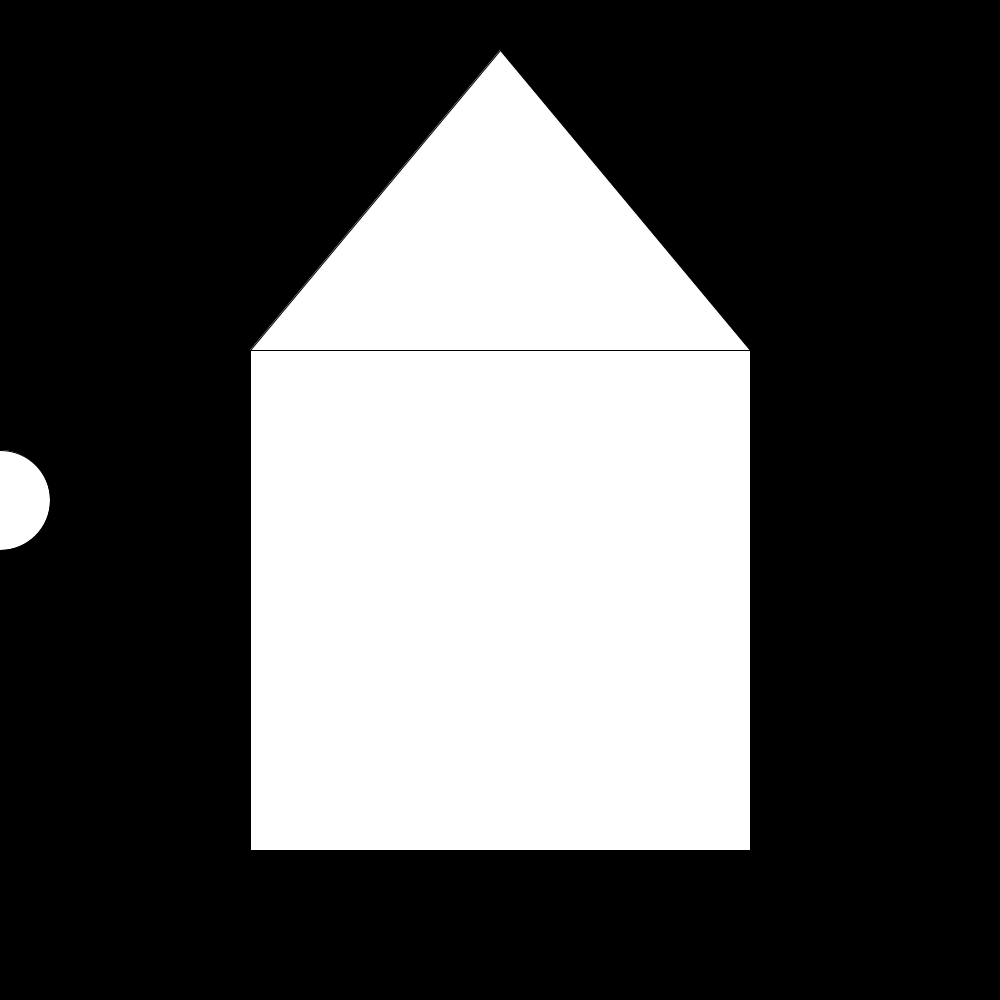
Frame 1 (no input)
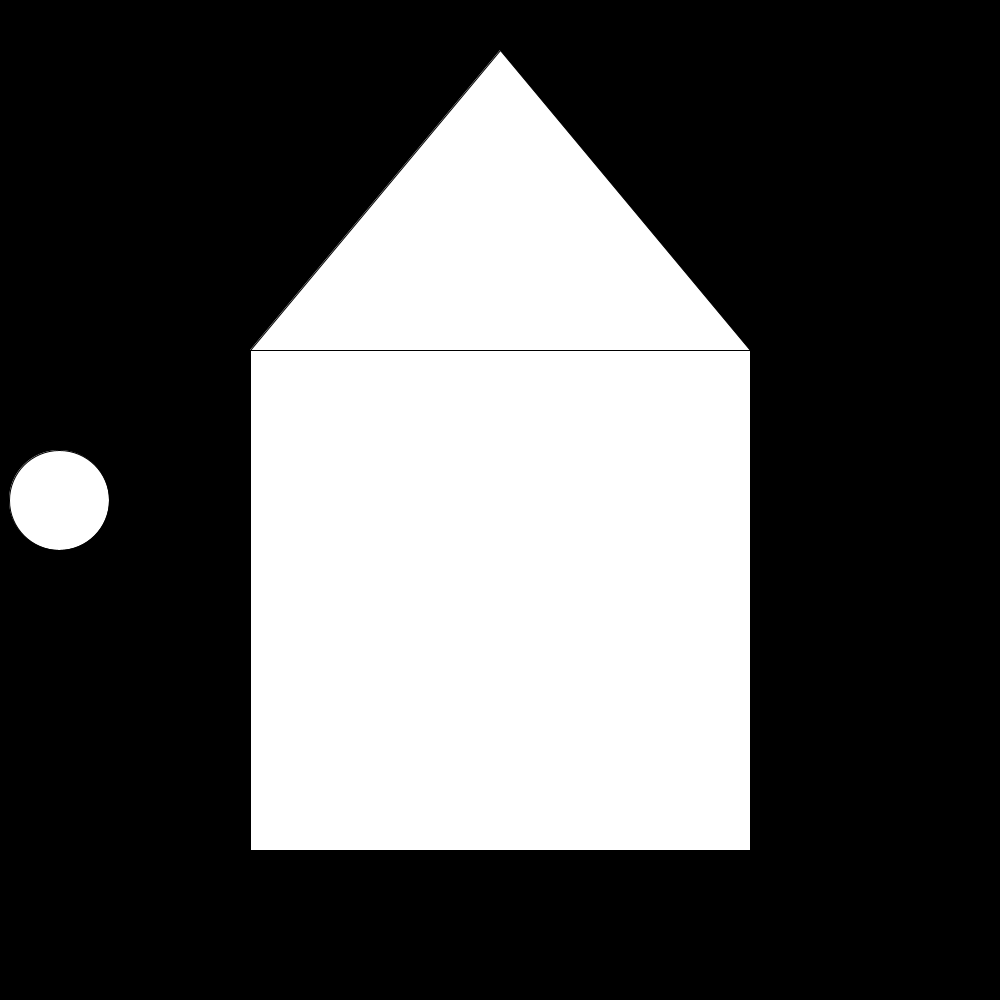
Frame 60 (the mouse pressed at the canvas centre just before this capture)
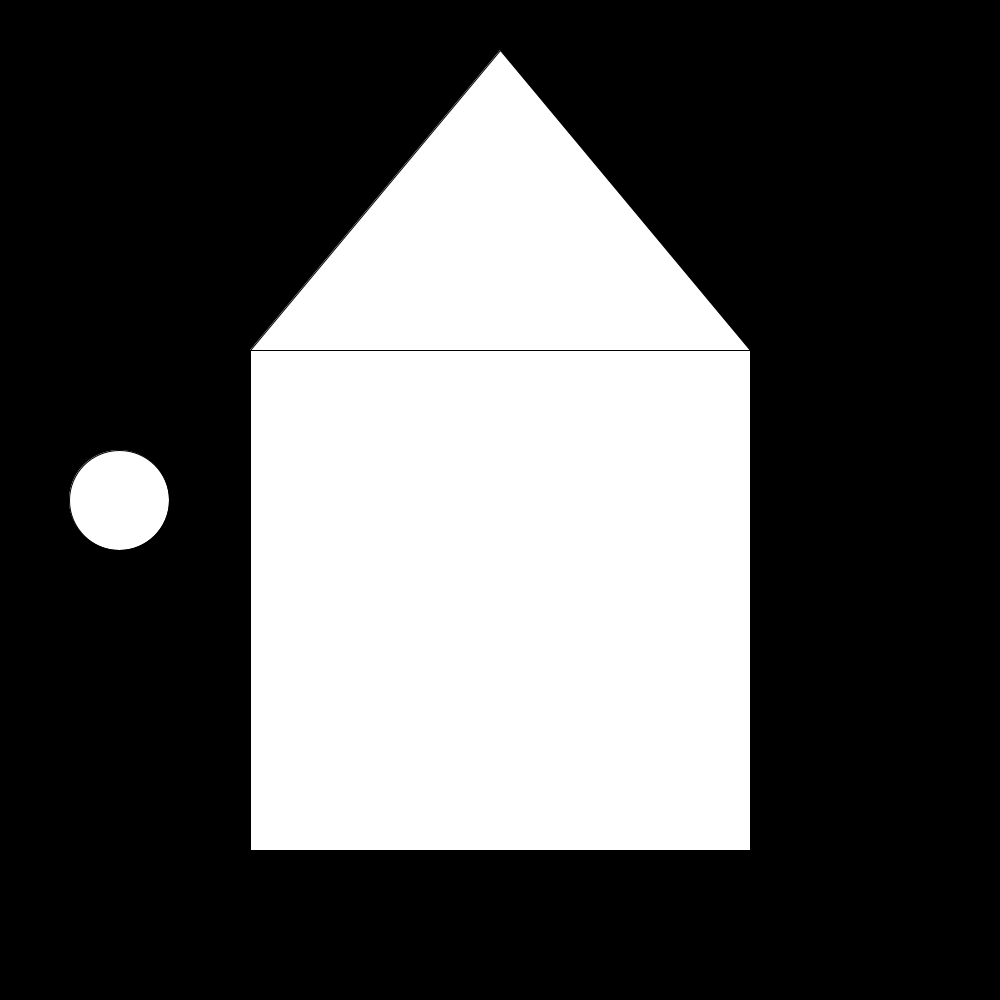
Frame 120 (the mouse held since frame 60 and released just before this capture)

The Processing sketch that drew these frames (run headless with seeded random() and noise(); from frame 60 on, the mouse is pressed at the canvas centre):

// Processing sketch: yeetusthatfeetus_pde
// ── yeetusthatfeetus_pde.pde
int position = 0;
void setup(){
  size (1000,1000);
  rect (250,350,500,500);
  triangle (250,350,500,50,750,350);
}
void draw(){
  background (0);
  rect (250,350,500,500);
  triangle (250,350,500,50,750,350);
  ellipse (position,500,100,100);
  position = position + 1;
  
  
  
} 
